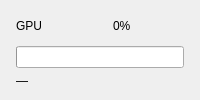
          <widget class="QFrame" name="card_gpu_usage">
           <property name="frameShape">
            <enum>QFrame::NoFrame</enum>
           </property>
           <layout class="QVBoxLayout" name="layout_card_gpu">
            <property name="spacing">
             <number>6</number>
            </property>
            <property name="leftMargin">
             <number>16</number>
            </property>
            <property name="topMargin">
             <number>12</number>
            </property>
            <property name="rightMargin">
             <number>16</number>
            </property>
            <property name="bottomMargin">
             <number>12</number>
            </property>
            <item>
             <layout class="QHBoxLayout">
              <item>
               <widget class="QLabel" name="lbl_gpu_title">
                <property name="text">
                 <string>GPU</string>
                </property>
               </widget>
              </item>
              <item>
               <spacer>
                <property name="orientation">
                 <enum>Qt::Vertical</enum>
                </property>
                <property name="sizeHint" stdset="0">
                 <size>
                  <width>20</width>
                  <height>20</height>
                 </size>
                </property>
               </spacer>
              </item>
              <item>
               <widget class="QLabel" name="lbl_gpu_value">
                <property name="text">
                 <string>0%</string>
                </property>
               </widget>
              </item>
             </layout>
            </item>
            <item>
             <widget class="QProgressBar" name="progress_gpu_usage">
              <property name="minimum">
               <number>0</number>
              </property>
              <property name="maximum">
               <number>100</number>
              </property>
              <property name="value">
               <number>0</number>
              </property>
              <property name="textVisible">
               <bool>false</bool>
              </property>
             </widget>
            </item>
            <item>
             <widget class="QLabel" name="lbl_gpu_status">
              <property name="text">
               <string>—</string>
              </property>
             </widget>
            </item>
           </layout>
          </widget>
